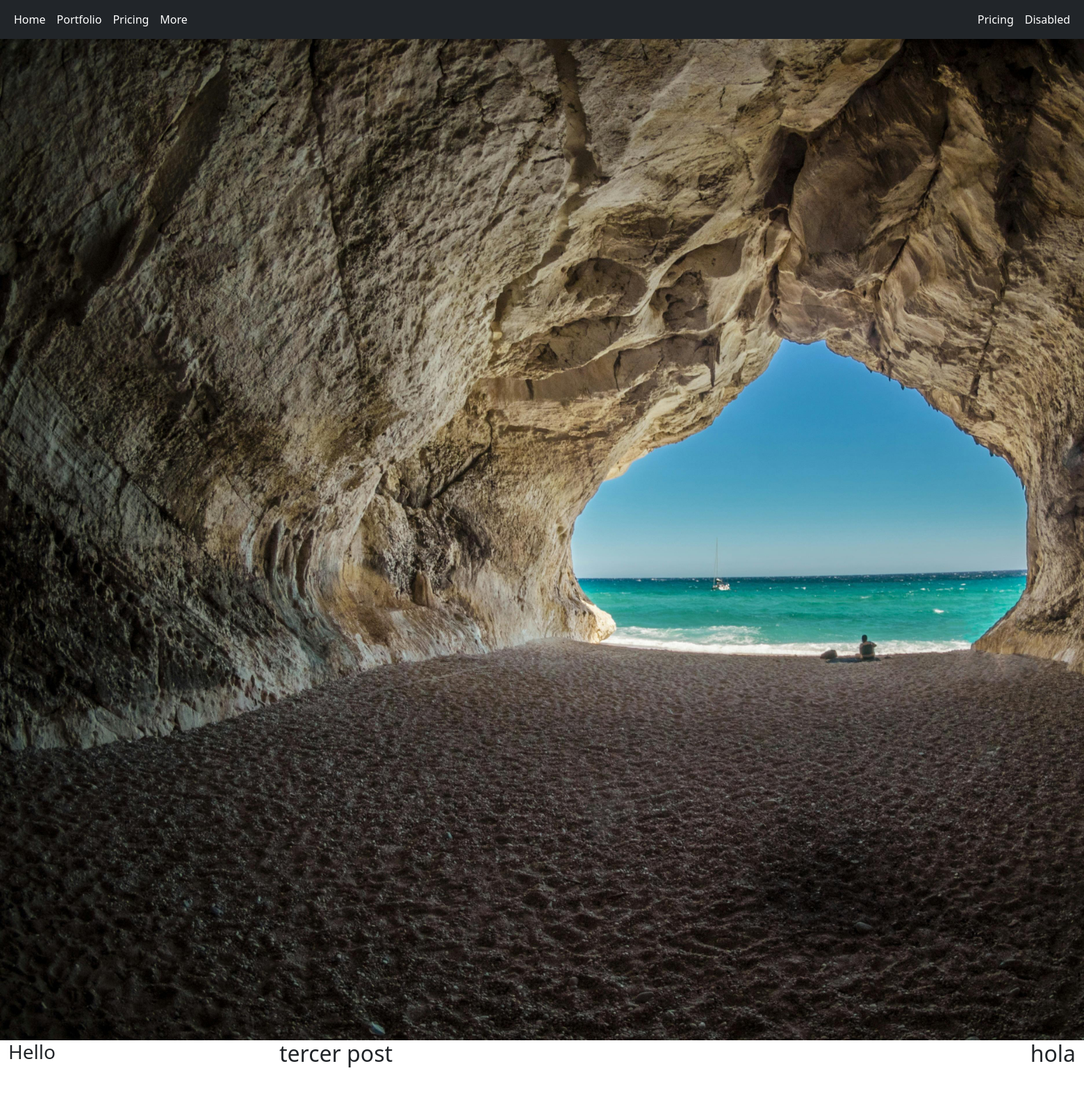
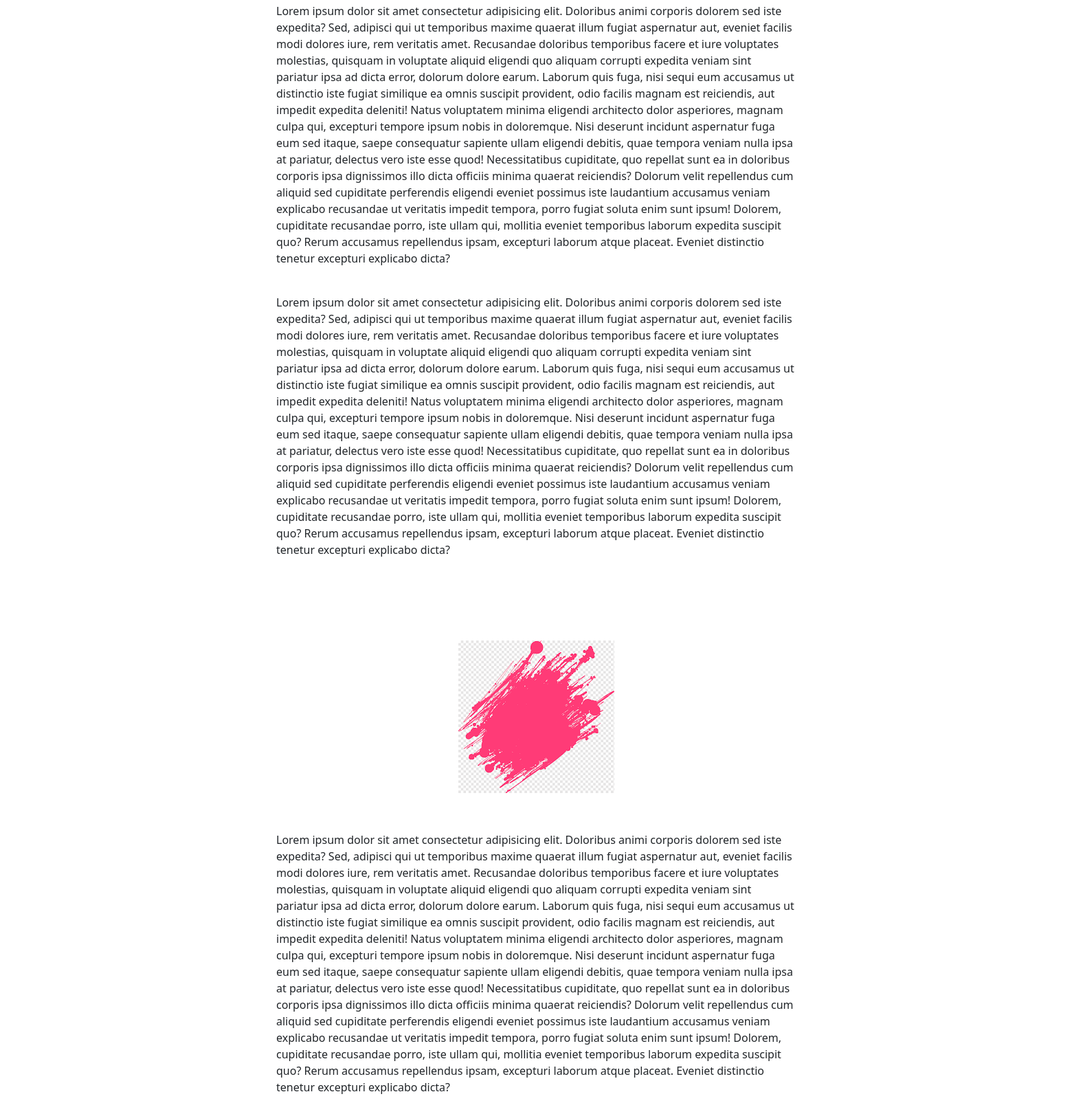
Page /3 on the committed database (2 pictures, top to bottom).
### posted/models.py (models this page shows)
class Post(models.Model):
    title = models.CharField(max_length=100, null=False)
    image = models.ImageField(null=True, blank=True, upload_to="media")
    publish = CKEditor5Field(blank=True, config_name="extends")
    date = models.DateField(datetime.date.today)

### posted/views.py (the view)
# urls.py: path('<int:post_id>',post_detail)
def post_detail(request, post_id):
    post = get_object_or_404(Post, pk=post_id)
    return render(request, 'postdt.html',{'post':post})

### posted/templates/postdt.html (shortened to what this page needs)
{% extends 'layouts/base.html' %} {% block content %}
<div class="container-fluid">
    <div class="row justify-content-center">
        <div class="col">
            <h3>Hello</h3>
        </div>
        <div class="col-6">
            <h2>{{post.title}}</h2>
            <br>
            {{post.publish|safe}}
        </div>
        <div class="col text-end">
            <h2>hola</h2>
        </div>
    </div>
</div>
{% endblock %}

### posted/static/main.css (style rules this page uses)
img { display: block; margin: auto; }

### rows in the picture
Post: title "tercer post", publish "Lorem ipsum dolor sit amet consectetur adipisicing elit. Doloribus animi corporis dolorem sed iste expedita? Sed, adipisci qui ut temporibus maxime quaerat illum fugiat aspernatur aut, eveniet facilis modi dolores iure, rem veritatis amet. Recusandae doloribus temporibus facere et iure voluptates molestias, quisquam in voluptate aliquid eligendi quo aliquam corrupti expedita veniam sint pariatur ipsa ad dicta error, dolorum dolore earum. Laborum quis fuga, nisi sequi eum accusamus ut distinctio iste fugiat similique ea omnis suscipit provident, odio facilis magnam est reiciendis, aut impedit expedita deleniti! Natus voluptatem minima eligendi architecto dolor asperiores, magnam culpa qui,…", publish (picture)
